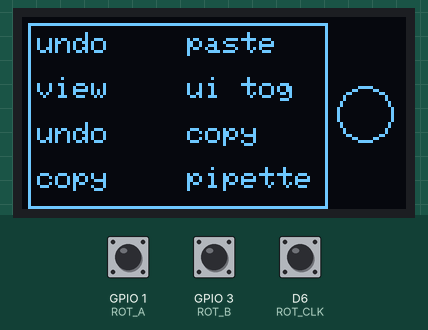
The sketch below on a simulated ESP8266 (NodeMCU). Shown: 128×64 one-colour display. Wiring (inferred from the names in the program): 4×2 keypad with keys 1 2 3 4 5 6 7 8 (labels assumed): rows D0, D1, D2, D3; columns D7, D8. Inputs (shaded band) come from the test bench; at power-on: D6 (ROT_CLK) HIGH, GPIO 1 (ROT_A) HIGH, GPIO 3 (ROT_B) HIGH. USB keyboard and mouse output is not drawn; what the sketch prints to the serial monitor is not drawn.

Above: at 1.2 s.
1.3 s: D6 (ROT_CLK) pulled LOW for 3.2 s
At 5.6 s:
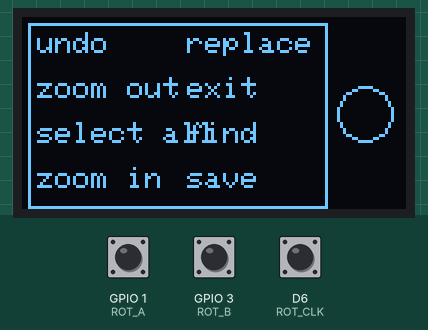
13.8 s: D6 (ROT_CLK) pulled LOW for 1 s
At 15.5 s:
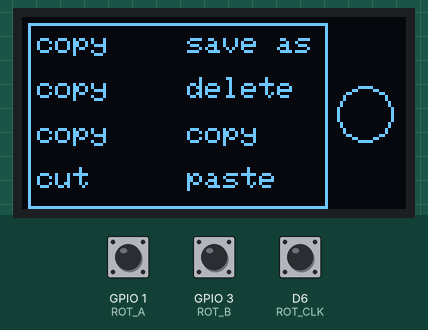
17.8 s: D6 (ROT_CLK) pulled LOW for 0.15 s
At 18.4 s:
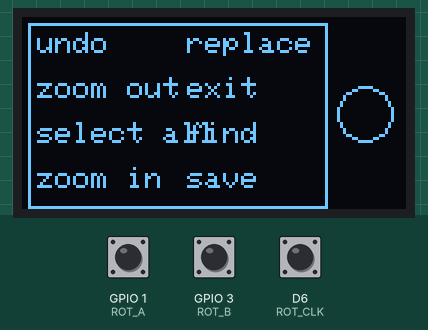
Timing chart, 0 to 20.8 s (numbered marks = the images above; inputs shaded):
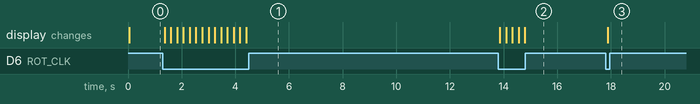

Measured:
- after the input at 1.3 s, the display: first changes after 0.06 s (image 1 shows a later state)
- after the input at 13.8 s, the display: first changes after 0.06 s (image 2 shows a later state)
- after the input at 17.8 s, the display: changes after 0.08 s (image 3)

The sketch:

test.ino
```cpp
#include "Keyboard.h"
#include "Mouse.h"
#include "pins.h"
#include <Wire.h>
#include <Adafruit_GFX.h>
#include <Adafruit_SSD1306.h>

#define SCREEN_WIDTH 128 // OLED display width, in pixels
#define SCREEN_HEIGHT 64 // OLED display height, in pixels

Adafruit_SSD1306 display(SCREEN_WIDTH, SCREEN_HEIGHT, &Wire, -1);

volatile int lastEncoded = 0;
volatile long encoderValue = 0;

int activeKeybindSet = 0;

void setup() {
  // Set up the serial monitor
  Serial.begin(9600);

  Mouse.begin();
  Keyboard.begin();

  // Set up the row pins as inputs with pull-up resistors
  for (int i = 0; i < NUM_ROWS; i++) {
    pinMode(ROW_PINS[i], INPUT_PULLUP);
  }
  // Set up the column pins as outputs
  for (int i = 0; i < NUM_COLS; i++) {
    pinMode(COL_PINS[i], OUTPUT);
  }

  pinMode(ROT_A, INPUT_PULLUP);
  pinMode(ROT_B, INPUT_PULLUP);
  pinMode(ROT_CLK, INPUT_PULLUP);

  Wire.begin();

  // Initialize the SSD1306 display
  if (!display.begin(SSD1306_SWITCHCAPVCC, 0x3C)) {
    Serial.println(F("SSD1306 initialization failed"));
    while (1); // Stop here if the display couldn't be initialized
  }
 attachInterrupt(digitalPinToInterrupt(ROT_A), updateEncoder, CHANGE);
attachInterrupt(digitalPinToInterrupt(ROT_B), updateEncoder, CHANGE);

  displayKeybinds();
}

void loop() {
  // change keybind set
  if (digitalRead(ROT_CLK) == LOW) {
    activeKeybindSet++;
    if (activeKeybindSet >= NUM_KEYBIND_SETS) {
      activeKeybindSet = 0;
    }
    displayKeybinds(); // Update the display with the new keybind set
    delay(200); // debounce
  }

  // Scan each column for button presses
  for (int col = 0; col < NUM_COLS; col++) {
    digitalWrite(COL_PINS[col], LOW);
    for (int row = 0; row < NUM_ROWS; row++) {
      if (digitalRead(ROW_PINS[row]) == LOW) {
        // Button is pressed
        Serial.print("Row ");
        Serial.print(row);
        Serial.print(" Col ");
        Serial.print(col);
        Serial.println(" pressed");

        executeShortcut(row, col);

        delay(200); // debounce
      }
      else {
        Serial.println("nothing");
      }
    }
    digitalWrite(COL_PINS[col], HIGH);
  }

  updateEncoder();

}

void executeShortcut(int row, int col) {
  const char* shortcutName = keybinds[activeKeybindSet][row][col];
  for (int i = 0; i < NUM_SHORTCUTS; i++) {
    if (strcmp(shortcutNames[i], shortcutName) == 0) {
      const char* shortcutCombo = shortcutCombos[i];
      int comboLength = 2; // Length of shortcutCombo, modify when adding longer shortcuts
      for (int j = 0; j < comboLength; j++) {
        Keyboard.press(shortcutCombo[j]);
        delay(10);
      }
      delay(200);
      Keyboard.releaseAll();
    }
  }
}

void displayKeybinds(){
  display.clearDisplay(); // Clear the display
  display.setRotation(2);
  display.setTextSize(1.5); // Set text size
  display.setTextColor(SSD1306_WHITE); // Set text color
  display.drawRect(2, 2, 100, 62, SSD1306_WHITE);
  display.drawCircle(114, 32, 9, SSD1306_WHITE);
  int cursorx = 5, cursory = 5;
  display.setCursor(cursorx, cursory); // Set cursor position

  // this it how this should work if i hadn't done the wiring while high off my ass
  /*for (int col = 0; col < NUM_COLS; col++){
    for (int row = 0; row < NUM_ROWS; row++){
      display.setCursor(cursorx, cursory);
      display.print(keybinds[row][col]);
      cursory += 10;
    }
    cursorx = 50;
    cursory = 5;
  }*/

  for (int row = 0; row < NUM_ROWS; row++){
      display.setCursor(cursorx, cursory);
      display.print(keybinds[activeKeybindSet][row][1]);
      cursorx += 50;
      if (row==1){
        cursorx = 5;
        cursory += 15;
      }
  }
  cursorx = 5;
  cursory = 35;
  for (int row = 0; row < NUM_ROWS; row++){
    display.setCursor(cursorx, cursory);
    display.print(keybinds[activeKeybindSet][row][0]);
    cursorx += 50;
    if (row==1){
      cursorx = 5;
      cursory += 15;
    }
  }

  display.display();
}

void updateEncoder() {
  int MSB = digitalRead(ROT_A); // Most significant bit
  int LSB = digitalRead(ROT_B); // Least significant bit

  int encoded = (MSB << 1) | LSB;
  int sum = (lastEncoded << 2) | encoded;

  if (sum == 0b1101 || sum == 0b0100 || sum == 0b0010 || sum == 0b1011) {
    encoderValue++;
    // Clockwise rotation
    Mouse.move(0, 0, -1); // Scroll up
    Serial.println("Scrolling up");
  } else if (sum == 0b1110 || sum == 0b0111 || sum == 0b0001 || sum == 0b1000) {
    encoderValue--;
    // Counterclockwise rotation
    Mouse.move(0, 0, 1); // Scroll down
    Serial.println("Scrolling down");
  }

  lastEncoded = encoded;
}

////////////////////   
```

pins.h
```cpp
// Configuration Section

// Define the pins for the rows and columns
const int ROW_PINS[] = {D0, D1, D2, D3};
const int COL_PINS[] = {D8, D7};
const int NUM_ROWS = sizeof(ROW_PINS) / sizeof(ROW_PINS[0]);
const int NUM_COLS = sizeof(COL_PINS) / sizeof(COL_PINS[0]);

// Define pins for the rotary encoder(s)
const int ROT_A = D10;
const int ROT_B = D9;
const int ROT_CLK = D6;

// Define the shortcuts
const int NUM_SHORTCUTS = 6;
const char* shortcutNames[] = {"undo", "copy", "paste", "view", "pipette", "ui tog"};
const char shortcutCombos[NUM_SHORTCUTS][3] = {
  {KEY_LEFT_CTRL, 'z'},
  {KEY_LEFT_CTRL, 'c'},
  {KEY_LEFT_CTRL, 'v'},
  {KEY_LEFT_CTRL, '8'},
  {KEY_LEFT_ALT, 'i'},
  {'t'}
};

const int NUM_KEYBIND_SETS = 3; // Change the value according to your requirements

// Define the keybinds
const char* keybinds[NUM_KEYBIND_SETS][NUM_ROWS][NUM_COLS] = {
  {{"undo", "undo"},
   {"copy", "paste"},
   {"copy", "view"},
   {"pipette", "ui tog"}},

  {{"copy", "copy"},
   {"copy", "save as"},
   {"cut", "copy"},
   {"paste", "delete"}},

  {{"select all", "undo"},
   {"find", "replace"},
   {"zoom in", "zoom out"},
   {"save", "exit"}}
};
```
